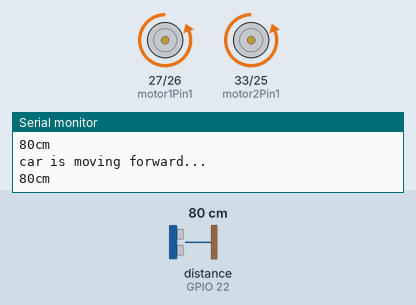
Recording of a sketch running on a simulated ESP32. On the bench: motor-driver pin pairs drawn as motors (green arrow = first pin HIGH = forward, orange = second pin HIGH = backward, longer = more drive, scaled by the enable pin), the last lines printed to the serial monitor. Wiring (inferred from the names in the program): ultrasonic range finder: trigger GPIO 23; echo GPIO 22. The test bench sets the inputs (shaded band); at power-on: distance to the obstacle (sensor on GPIO 22) 80 cm. The echo pulse lasts 58.3 µs per cm.

Above: at 1.5 s.
1.6 s: distance to the obstacle (sensor on GPIO 22) set to 22 cm
3.4 s: distance to the obstacle (sensor on GPIO 22) set to 18 cm
At 4.6 s:
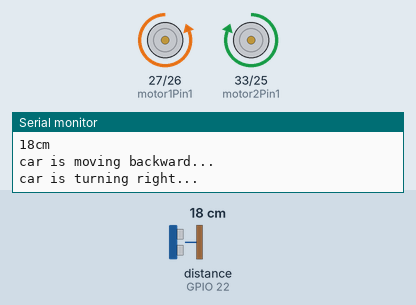
6.9 s: distance to the obstacle (sensor on GPIO 22) set to 35 cm
At 8.5 s:
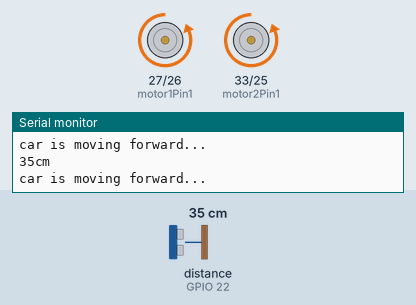
9.0 s: distance to the obstacle (sensor on GPIO 22) set to 2 cm
At 10.1 s:
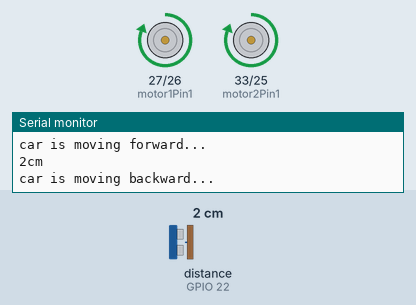
Timing chart, 0 to 13.5 s (numbered marks = the images above; inputs shaded):
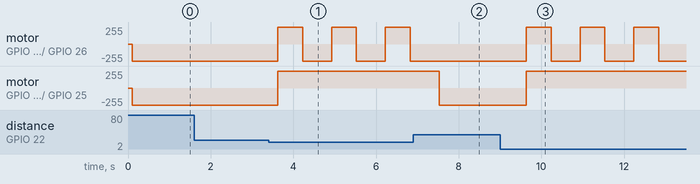

The sketch:

ESP32_Car_v4.ino
```cpp
/*********
  Rui Santos
  Complete project details at http://randomnerdtutorials.com
*********/

// Motor A
int motor1Pin1 = 27;
int motor1Pin2 = 26;
int enable1Pin = 14;

int motor2Pin1 = 33;
int motor2Pin2 = 25;
int enable2Pin = 32;

int LED_BUILTIN = 2;

// HC-SR04
const int pingPin = 23;
int inPin = 22;

// Setting PWM properties
const int freq = 30000;
const int pwmChannel = 0;
const int resolution = 8;
int dutyCycle = 255;


long microsecondsToCentimeters(long microseconds)
{
// The speed of sound is 340 m/s or 29 microseconds per centimeter.
// The ping travels out and back, so to find the distance of the
// object we take half of the distance travelled.
return microseconds / 29 / 2;
}

void setup() {
  // sets the pins as outputs:
  pinMode(motor1Pin1, OUTPUT);
  pinMode(motor1Pin2, OUTPUT);
  pinMode(enable1Pin, OUTPUT);
  pinMode(motor2Pin1, OUTPUT);
  pinMode(motor2Pin2, OUTPUT);
  pinMode(enable2Pin, OUTPUT);

  // configure LED PWM functionalitites
  ledcSetup(pwmChannel, freq, resolution);

  // attach the channel to the GPIO to be controlled
  ledcAttachPin(enable1Pin, pwmChannel);
  ledcAttachPin(enable2Pin, pwmChannel);


  Serial.begin(115200);

  // testing
  Serial.print("Testing DC Motor...");
}


  // Move the car forward
  void moveForward()
  {
    ledcWrite(pwmChannel, dutyCycle);
    Serial.println("car is moving forward...");
    digitalWrite(motor1Pin1, LOW);
    digitalWrite(motor1Pin2, HIGH);
    digitalWrite(motor2Pin1, LOW);
    digitalWrite(motor2Pin2, HIGH);
  }

  // Move the car backward
  void moveBackward()
  {
    ledcWrite(pwmChannel, dutyCycle);
    Serial.println("car is moving backward...");
    digitalWrite(motor1Pin1, HIGH);
    digitalWrite(motor1Pin2, LOW);
    digitalWrite(motor2Pin1, HIGH);
    digitalWrite(motor2Pin2, LOW);
  }

// Turn the car left
  void turnLeft()
  {
    ledcWrite(pwmChannel, dutyCycle);
    Serial.println("car is turning left...");
    digitalWrite(motor1Pin1, HIGH);
    digitalWrite(motor1Pin2, LOW);
    digitalWrite(motor2Pin1, LOW);
    digitalWrite(motor2Pin2, HIGH);
  }

  // Turn the car right
  void turnRight()
  {
    ledcWrite(pwmChannel, dutyCycle);
    Serial.println("car is turning right...");
    digitalWrite(motor1Pin1, LOW);
    digitalWrite(motor1Pin2, HIGH);
    digitalWrite(motor2Pin1, HIGH);
    digitalWrite(motor2Pin2, LOW);
  }

  // Stop the car
  void stop()
  {
    Serial.println("car is stopping...");
    ledcWrite(pwmChannel, 0);

    // Turn off motors
    digitalWrite(motor1Pin1, LOW);
    digitalWrite(motor1Pin2, LOW);
    digitalWrite(motor2Pin1, LOW);
    digitalWrite(motor2Pin2, LOW);
  }


void loop() {

  // Duration cm
  long duration, cm;

  pinMode(pingPin, OUTPUT);


  digitalWrite(pingPin, LOW);
  delayMicroseconds(2);
  digitalWrite(pingPin, HIGH);
  delayMicroseconds(5);
  digitalWrite(pingPin, LOW);
  pinMode(inPin, INPUT);
  duration = pulseIn(inPin, HIGH);

  cm = microsecondsToCentimeters(duration);

  Serial.print(cm);
  Serial.print("cm");
  Serial.println();
  delay(100);


//  moveForward();
//  delay(2000);
//
//  moveBackward();
//  delay(2000);
//
//  turnRight();
//  delay(1000);
//
//  turnLeft();
//  delay(1000);
//
//  stop();
//  delay(5000);

  if (cm > 20) {
    moveForward();
    delay(600);
  }
  else if (cm <= 20) {
    moveBackward();
    delay(600);
    turnRight();
    //turnRight();
    delay(600);
  }
  else {
    stop();
    delay(1000);
    moveBackward();
    delay(600);
    turnLeft();
    delay(800);
    stop();
    delay(1000);
  }

//  ledcWrite(pwmChannel, dutyCycle);
//
//  // Move the DC motor forward at maximum speed
//  Serial.println("Moving Forward");
//  digitalWrite(motor1Pin1, HIGH);
//  digitalWrite(motor1Pin2, LOW);
//  digitalWrite(motor2Pin1, HIGH);
//  digitalWrite(motor2Pin2, LOW);
//  delay(2000);
//
//  // Stop the DC motor
//  Serial.println("Motor stopped");
//  digitalWrite(motor1Pin1, LOW);
//  digitalWrite(motor1Pin2, LOW);
//  digitalWrite(motor2Pin1, LOW);
//  digitalWrite(motor2Pin2, LOW);
//  delay(1000);
//
//  // Move DC motor backwards at maximum speed
//  Serial.println("Moving Backwards");
//  digitalWrite(motor1Pin1, LOW);
//  digitalWrite(motor1Pin2, HIGH);
//  digitalWrite(motor2Pin1, LOW);
//  digitalWrite(motor2Pin2, HIGH);
//  delay(2000);
//
//  // Stop the DC motor
//  Serial.println("Motor stopped");
//  digitalWrite(motor1Pin1, LOW);
//  digitalWrite(motor1Pin2, LOW);
//  digitalWrite(motor2Pin1, LOW);
//  digitalWrite(motor2Pin2, LOW);
//  delay(1000);

  // Move DC motor forward with increasing speed
//  digitalWrite(motor1Pin1, HIGH);
//  digitalWrite(motor1Pin2, LOW);
//  digitalWrite(motor2Pin1, HIGH);
//  digitalWrite(motor2Pin2, LOW);
//  while (dutyCycle <= 255){
//    ledcWrite(pwmChannel, dutyCycle);
//    Serial.print("Forward with duty cycle: ");
//    Serial.println(dutyCycle);
//    dutyCycle = dutyCycle + 5;
//    delay(500);
//  }
//  dutyCycle = 200;
}
```

Measured:
- the behaviour switches between 21 and 20 cm on distance to the obstacle (sensor on GPIO 22) (found by bisection; images 0 and 1)
- after the input at 3.4 s, motor on GPIO 27 (motor1Pin1) / GPIO 26 (motor1Pin2): alternates forward 255/255 for 0.60 s and backward 255/255 for 0.70 s, starting after 0.22 s; motor on GPIO 33 (motor2Pin1) / GPIO 25 (motor2Pin2): backward 255/255 → forward 255/255 after 0.22 s
- after the input at 6.9 s, motor on GPIO 27 (motor1Pin1) / GPIO 26 (motor1Pin2): stays backward 255/255 (without the input it goes to forward 255/255 after 0.63 s); motor on GPIO 33 (motor2Pin1) / GPIO 25 (motor2Pin2): forward 255/255 → backward 255/255 after 0.63 s
- after the input at 9.0 s, motor on GPIO 27 (motor1Pin1) / GPIO 26 (motor1Pin2): alternates forward 255/255 for 0.60 s and backward 255/255 for 0.70 s, starting after 0.63 s; motor on GPIO 33 (motor2Pin1) / GPIO 25 (motor2Pin2): backward 255/255 → forward 255/255 after 0.63 s
